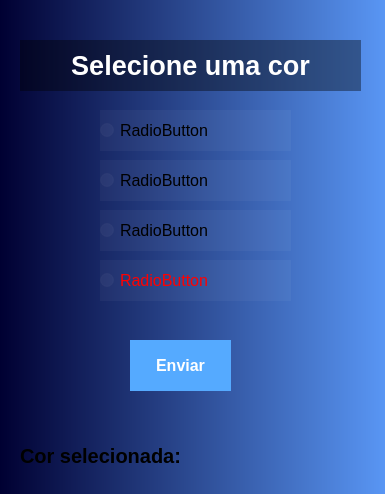
<?xml version="1.0" encoding="UTF-8"?>
<ui version="4.0">
 <class>MainWindow</class>
 <widget class="QMainWindow" name="MainWindow">
  <property name="geometry">
   <rect>
    <x>0</x>
    <y>0</y>
    <width>385</width>
    <height>494</height>
   </rect>
  </property>
  <property name="windowTitle">
   <string>MainWindow</string>
  </property>
  <property name="styleSheet">
   <string notr="true">background-color: qlineargradient(spread:pad, x1:0, y1:0, x2:1, y2:0, stop:0 rgba(0, 0, 50, 255), stop:1 rgba(89, 150, 244, 255));</string>
  </property>
  <widget class="QWidget" name="centralwidget">
   <widget class="QLabel" name="label_2">
    <property name="geometry">
     <rect>
      <x>20</x>
      <y>440</y>
      <width>351</width>
      <height>31</height>
     </rect>
    </property>
    <property name="font">
     <font>
      <pointsize>15</pointsize>
      <weight>75</weight>
      <bold>true</bold>
     </font>
    </property>
    <property name="styleSheet">
     <string notr="true">background-color: rgba(255, 255, 255, 0);</string>
    </property>
    <property name="text">
     <string>Cor selecionada:</string>
    </property>
   </widget>
   <widget class="QLabel" name="label_3">
    <property name="geometry">
     <rect>
      <x>20</x>
      <y>40</y>
      <width>341</width>
      <height>51</height>
     </rect>
    </property>
    <property name="font">
     <font>
      <pointsize>20</pointsize>
      <weight>75</weight>
      <bold>true</bold>
     </font>
    </property>
    <property name="styleSheet">
     <string notr="true">background-color: rgba(0, 0, 0, 100);
color: rgb(255, 255, 255);
</string>
    </property>
    <property name="text">
     <string>Selecione uma cor</string>
    </property>
    <property name="alignment">
     <set>Qt::AlignCenter</set>
    </property>
   </widget>
   <widget class="QRadioButton" name="radioButton">
    <property name="geometry">
     <rect>
      <x>100</x>
      <y>110</y>
      <width>191</width>
      <height>41</height>
     </rect>
    </property>
    <property name="font">
     <font>
      <pointsize>12</pointsize>
      <weight>50</weight>
      <bold>false</bold>
     </font>
    </property>
    <property name="styleSheet">
     <string notr="true">background-color: rgba(255, 255, 255, 10);</string>
    </property>
    <property name="text">
     <string>RadioButton</string>
    </property>
   </widget>
   <widget class="QRadioButton" name="radioButton_2">
    <property name="geometry">
     <rect>
      <x>100</x>
      <y>160</y>
      <width>191</width>
      <height>41</height>
     </rect>
    </property>
    <property name="font">
     <font>
      <pointsize>12</pointsize>
      <weight>50</weight>
      <bold>false</bold>
     </font>
    </property>
    <property name="styleSheet">
     <string notr="true">background-color: rgba(255, 255, 255, 10);</string>
    </property>
    <property name="text">
     <string>RadioButton</string>
    </property>
   </widget>
   <widget class="QRadioButton" name="radioButton_3">
    <property name="geometry">
     <rect>
      <x>100</x>
      <y>210</y>
      <width>191</width>
      <height>41</height>
     </rect>
    </property>
    <property name="font">
     <font>
      <pointsize>12</pointsize>
      <weight>50</weight>
      <bold>false</bold>
     </font>
    </property>
    <property name="styleSheet">
     <string notr="true">background-color: rgba(255, 255, 255, 10);</string>
    </property>
    <property name="text">
     <string>RadioButton</string>
    </property>
   </widget>
   <widget class="QRadioButton" name="radioButton_4">
    <property name="geometry">
     <rect>
      <x>100</x>
      <y>260</y>
      <width>191</width>
      <height>41</height>
     </rect>
    </property>
    <property name="font">
     <font>
      <pointsize>12</pointsize>
      <weight>50</weight>
      <bold>false</bold>
     </font>
    </property>
    <property name="styleSheet">
     <string notr="true">border:0px solid;
color: rgb(255, 0, 0);
background-color: rgba(255, 255, 255,10);</string>
    </property>
    <property name="text">
     <string>RadioButton</string>
    </property>
   </widget>
   <widget class="QPushButton" name="pushButton">
    <property name="geometry">
     <rect>
      <x>130</x>
      <y>340</y>
      <width>101</width>
      <height>51</height>
     </rect>
    </property>
    <property name="font">
     <font>
      <pointsize>12</pointsize>
      <weight>75</weight>
      <bold>true</bold>
     </font>
    </property>
    <property name="styleSheet">
     <string notr="true">background-color: rgb(85, 170, 255);
color: rgb(255, 255, 255);
border: 0px solid;</string>
    </property>
    <property name="text">
     <string>Enviar</string>
    </property>
   </widget>
  </widget>
 </widget>
 <resources/>
 <connections/>
</ui>
